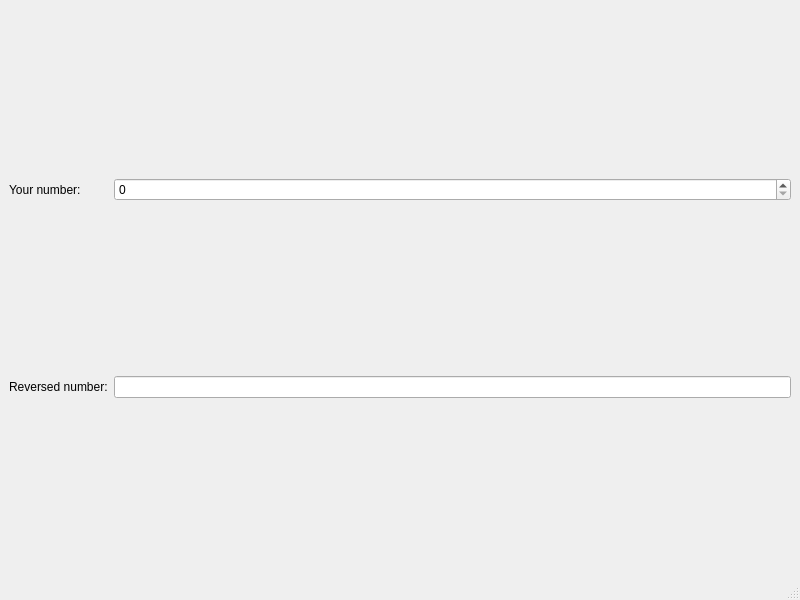
<?xml version="1.0" encoding="UTF-8"?>
<ui version="4.0">
 <class>MainWindow</class>
 <widget class="QMainWindow" name="MainWindow">
  <property name="geometry">
   <rect>
    <x>0</x>
    <y>0</y>
    <width>800</width>
    <height>600</height>
   </rect>
  </property>
  <property name="windowTitle">
   <string>MainWindow</string>
  </property>
  <widget class="QWidget" name="centralwidget">
   <layout class="QGridLayout" name="gridLayout">
    <item row="0" column="0">
     <widget class="QLabel" name="inLabel">
      <property name="text">
       <string>Your number:</string>
      </property>
     </widget>
    </item>
    <item row="2" column="0">
     <widget class="QLabel" name="outLabel">
      <property name="text">
       <string>Reversed number:</string>
      </property>
     </widget>
    </item>
    <item row="2" column="1">
     <widget class="QLineEdit" name="resultLineEdit"/>
    </item>
    <item row="0" column="1">
     <widget class="QSpinBox" name="inputSpinBox"/>
    </item>
   </layout>
  </widget>
  <widget class="QMenuBar" name="menubar">
   <property name="geometry">
    <rect>
     <x>0</x>
     <y>0</y>
     <width>800</width>
     <height>26</height>
    </rect>
   </property>
  </widget>
  <widget class="QStatusBar" name="statusbar"/>
 </widget>
 <resources/>
 <connections/>
</ui>
